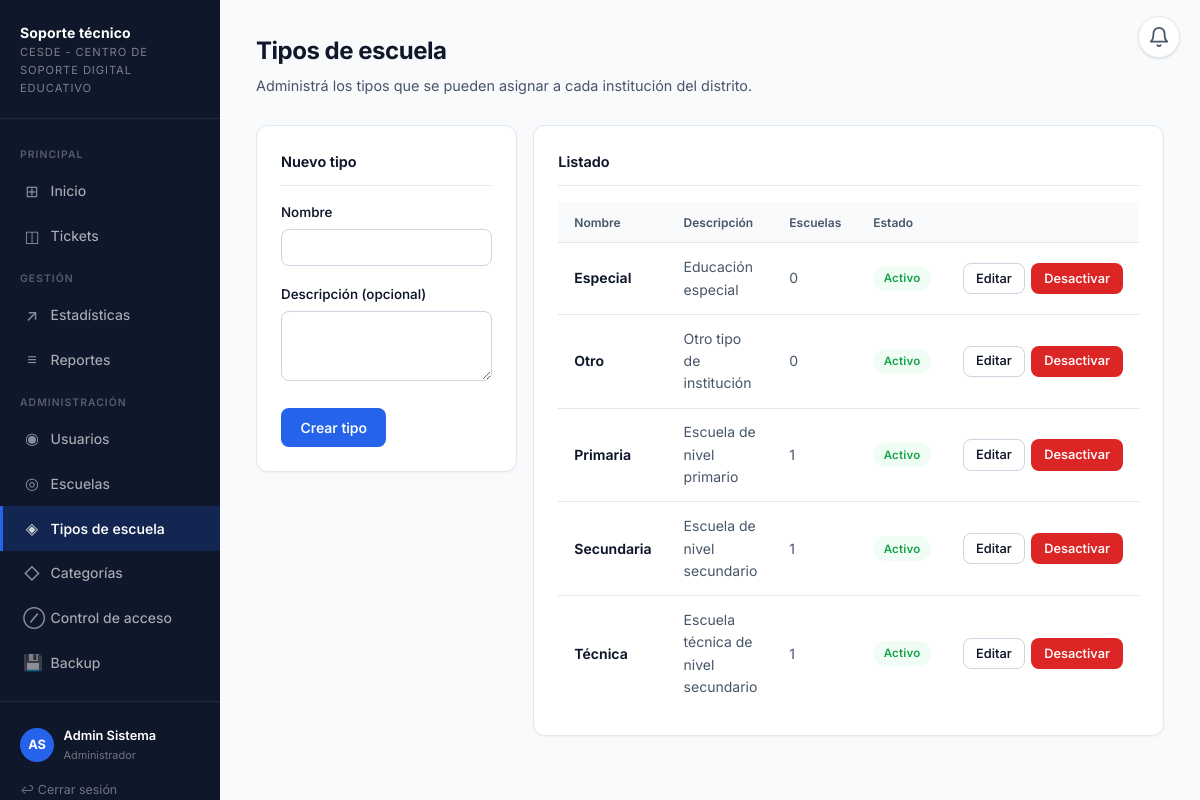
Page /admin_tipos_escuela.php (signed in) on the committed database.
### tables this page shows
CREATE TABLE tipos_escuela (
    id          INT AUTO_INCREMENT PRIMARY KEY,
    nombre      VARCHAR(80)  NOT NULL UNIQUE,
    descripcion VARCHAR(200) NULL,
    activo      TINYINT(1)   NOT NULL DEFAULT 1
);

### config/sesion.php (called while the page is built, shortened)
<?php
function e(?string $texto): string
{
    return htmlspecialchars($texto ?? '', ENT_QUOTES, 'UTF-8');
}

### public/admin_tipos_escuela.php (the view, shortened to what this page needs)
<?php
require_once __DIR__ . '/../config/sesion.php';
$pdo = obtenerConexion();
$editando = null;
$tipos = $pdo->query('SELECT t.*, (SELECT COUNT(*) FROM escuelas e WHERE e.tipo_id = t.id) AS total_escuelas FROM tipos_escuela t ORDER BY t.nombre')->fetchAll();
require __DIR__ . '/../includes/header.php';
?>
<div class="pagina-header">
    <h1>Tipos de escuela</h1>
    <p>Administrá los tipos que se pueden asignar a cada institución del distrito.</p>
</div>
<div class="grid-2" style="align-items:start;">
    <div class="tarjeta">
        <div class="tarjeta-titulo"><?= $editando ? 'Editar tipo' : 'Nuevo tipo' ?></div>
        <form method="post">
            <label for="nombre">Nombre</label>
            <input type="text" id="nombre" name="nombre" required maxlength="80"
                   value="<?= e($editando['nombre'] ?? $_POST['nombre'] ?? '') ?>">
            <label for="descripcion">Descripción (opcional)</label>
            <textarea id="descripcion" name="descripcion" style="min-height:70px;"><?= e($editando['descripcion'] ?? $_POST['descripcion'] ?? '') ?></textarea>
            <div class="acciones-fila">
                <button type="submit"><?= $editando ? 'Guardar cambios' : 'Crear tipo' ?></button>
            </div>
        </form>
    </div>
    <div class="tarjeta">
        <div class="tarjeta-titulo">Listado</div>
        <div class="tabla-wrap">
            <table>
                <thead>
                    <tr><th>Nombre</th><th>Descripción</th><th>Escuelas</th><th>Estado</th><th></th></tr>
                </thead>
                <tbody>
                <?php foreach ($tipos as $t): ?>
                    <tr>
                        <td class="negrita"><?= e($t['nombre']) ?></td>
                        <td class="texto-2"><?= e($t['descripcion'] ?? '—') ?></td>
                        <td class="texto-2"><?= (int)$t['total_escuelas'] ?></td>
                        <td>
                            <?php if ($t['activo']): ?>
                                <span class="etiqueta estado-resuelto">Activo</span>
                            <?php else: ?>
                                <span class="etiqueta estado-cancelado">Inactivo</span>
                            <?php endif; ?>
                        </td>
                        <td>
                            <div style="display:flex; gap:0.4rem;">
                                <a href="admin_tipos_escuela.php?editar=<?= (int)$t['id'] ?>" class="boton boton-secundario boton-sm">Editar</a>
                                <form method="post" style="margin:0;" onsubmit="return confirm('¿Confirmar?')">
                                    <button type="submit" class="boton-sm <?= $t['activo'] ? 'boton-peligro' : 'boton boton-secundario' ?>" style="margin:0;">
                                        <?= $t['activo'] ? 'Desactivar' : 'Activar' ?>
                                    </button>
                                </form>
                            </div>
                        </td>
                    </tr>
                <?php endforeach; ?>
                </tbody>
            </table>
        </div>
    </div>
</div>
<?php require __DIR__ . '/../includes/footer.php'; ?>

### css/estilo.css (style rules this page uses)
:root { --acento: #2563eb; --acento-hover: #1d4fd7; --acento-claro: #eff6ff; --fondo: #f8fafc; --superficie: #ffffff; --borde: #e2e8f0; --borde-fuerte: #cbd5e1; --texto: #0f172a; --texto-2: #475569; --texto-3: #94a3b8; --verde: #16a34a; --verde-claro: #f0fdf4; --amarillo: #d97706; --amarillo-claro:#fffbeb; --rojo: #dc2626; --rojo-claro: #fef2f2; --radio-sm: 4px; --radio: 8px; --radio-lg: 12px; --sombra-xs: 0 1px 2px 0 rgb(0 0 0 / .05); --sombra: 0 1px 3px 0 rgb(0 0 0 / .1), 0 1px 2px -1px rgb(0 0 0 / .1); --sombra-md: 0 4px 6px -1px rgb(0 0 0 / .07), 0 2px 4px -2px rgb(0 0 0 / .07); --nav-ancho: 220px; --nav-bg: #0f172a; --transicion: 0.15s ease; }
*, *::before, *::after { box-sizing: border-box; margin: 0; padding: 0; }
html { font-size: 16px; -webkit-font-smoothing: antialiased; }
body { font-family: "Inter", "Segoe UI", system-ui, -apple-system, sans-serif; background: var(--fondo); color: var(--texto); line-height: 1.6; min-height: 100vh; }
.pagina-header { margin-bottom: 1.75rem; }
.pagina-header h1 { font-size: 1.5rem; font-weight: 700; color: var(--texto); letter-spacing: -0.02em; }
.pagina-header p { color: var(--texto-2); font-size: 0.9rem; margin-top: 0.25rem; }
h1 { font-size: 1.5rem; font-weight: 700; letter-spacing: -0.02em; }
.tarjeta { background: var(--superficie); border: 1px solid var(--borde); border-radius: var(--radio-lg); box-shadow: var(--sombra-xs); padding: 1.5rem; margin-bottom: 1.25rem; }
.tarjeta-titulo { font-size: 0.9rem; font-weight: 650; color: var(--texto); margin-bottom: 1rem; padding-bottom: 0.75rem; border-bottom: 1px solid var(--borde); }
.tabla-wrap { overflow-x: auto; }
table { width: 100%; border-collapse: collapse; font-size: 0.875rem; }
thead { background: var(--fondo); }
th { text-align: left; padding: 0.65rem 1rem; font-size: 0.75rem; font-weight: 600; color: var(--texto-2); border-bottom: 1px solid var(--borde); white-space: nowrap; }
td { padding: 0.8rem 1rem; border-bottom: 1px solid var(--borde); vertical-align: middle; color: var(--texto); }
tbody tr:last-child td { border-bottom: none; }
tbody tr { transition: background var(--transicion); }
label { display: block; font-size: 0.835rem; font-weight: 550; color: var(--texto); margin-bottom: 0.35rem; margin-top: 1.1rem; }
label:first-of-type { margin-top: 0; }
input[type="text"], input[type="email"], input[type="password"], input[type="datetime-local"], input[type="file"], select, textarea { width: 100%; padding: 0.55rem 0.75rem; border: 1px solid var(--borde-fuerte); border-radius: var(--radio); font-size: 0.875rem; font-family: inherit; color: var(--texto); background: var(--superficie); transition: border-color var(--transicion), box-shadow var(--transicion); outline: none; }
input::placeholder, textarea::placeholder { color: var(--texto-3); }
textarea { resize: vertical; min-height: 90px; line-height: 1.55; }
button, .boton { display: inline-flex; align-items: center; gap: 0.4rem; background: var(--acento); color: #ffffff; border: 1px solid transparent; padding: 0.55rem 1.15rem; border-radius: var(--radio); cursor: pointer; font-size: 0.875rem; font-weight: 550; font-family: inherit; text-decoration: none; transition: background var(--transicion), box-shadow var(--transicion), transform var(--transicion); margin-top: 1.25rem; line-height: 1.4; }
.boton-secundario { background: var(--superficie); color: var(--texto); border-color: var(--borde-fuerte); }
.boton-peligro { background: var(--rojo); color: #fff; border-color: transparent; }
.boton-sm { padding: 0.35rem 0.75rem; font-size: 0.8rem; margin-top: 0; }
.acciones-fila { display: flex; flex-wrap: wrap; gap: 0.6rem; margin-top: 1.25rem; }
.acciones-fila button, .acciones-fila .boton { margin-top: 0; }
.etiqueta { display: inline-flex; align-items: center; padding: 0.2rem 0.65rem; border-radius: 999px; font-size: 0.72rem; font-weight: 600; letter-spacing: 0.02em; white-space: nowrap; }
.estado-resuelto { background: var(--verde-claro); color: var(--verde); }
.grid-2 { display: grid; grid-template-columns: 1fr 1fr; gap: 1rem; }
.texto-2 { color: var(--texto-2); font-size: 0.875rem; }
.negrita { font-weight: 650; }

### rows in the picture
tipos_escuela: nombre "Especial", descripcion "Educación especial", total_escuelas "0", activo "Activo"
tipos_escuela: nombre "Otro", descripcion "Otro tipo de institución", total_escuelas "0", activo "Activo"
tipos_escuela: nombre "Primaria", descripcion "Escuela de nivel primario", total_escuelas "1", activo "Activo"
tipos_escuela: nombre "Secundaria", descripcion "Escuela de nivel secundario", total_escuelas "1", activo "Activo"
tipos_escuela: nombre "Técnica", descripcion "Escuela técnica de nivel secundario", total_escuelas "1", activo "Activo"

### other values in the picture
$icono "⊞ ◫ ↗ ≡ ◉ ◎ ◈ ◇ ⊘ 💾"
$etiqueta "Inicio Tickets Estadísticas Reportes Usuarios Escuelas Tipos de escuela Categorías Control de acceso Backup"
$iniciales "AS"
$usuario['nombre'] . ' ' . $usuario['apellido'] "Admin Sistema"
$etiquetasRol[$usuario['rol']] "Administrador"
